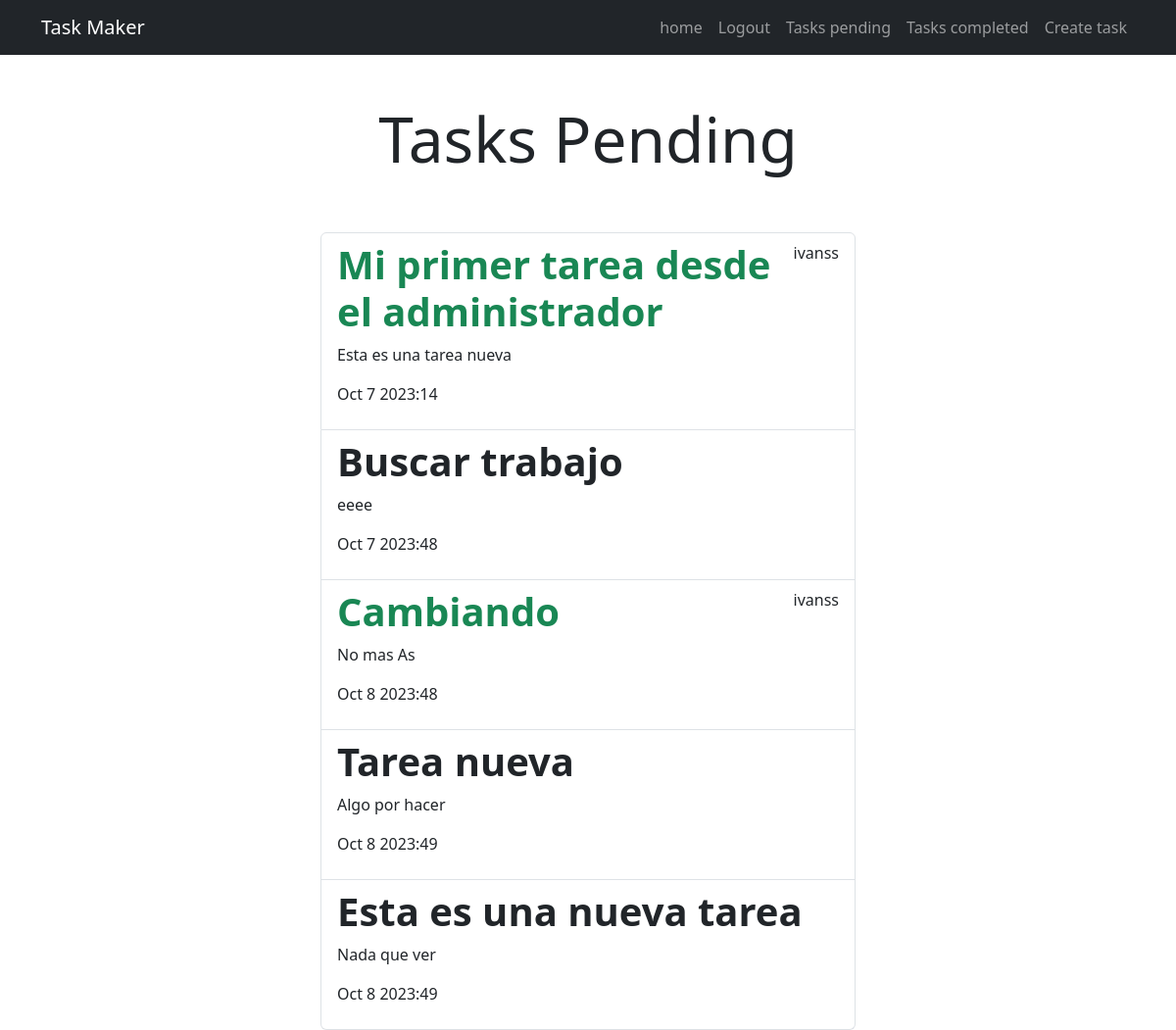
Screenshot of /tasks_completed/ (signed in) with the database file from the repository.
### tasks/models.py (models this page shows, shortened)
class Task(models.Model):
    title = models.CharField(max_length=100)
    description = models.TextField(blank=True)
    created = models.DateTimeField(auto_now_add=True)
    date_completed = models.DateTimeField(null=True, blank=True)
    important = models.BooleanField(default=False)
    user = models.ForeignKey(User, on_delete=models.CASCADE)

### tasks/views.py (the view)
# urls.py: path('tasks_completed/', views.tasks_completed, name="tasks_completed")
@login_required
def tasks_completed(request):
     tasks = Task.objects.filter(user=request.user, date_completed__isnull=False).order_by
     ('-datecomleted')
     return render(request,"tasks.html",{'tasks':
        tasks})

### tasks/templates/tasks.html (shortened to what this page needs)
{% extends 'base.html'%}
{% block content%}
<main class='container'>
    <div class='row'>
        <div class='col-md-6 offset-md-3'>
            <h1 class='text-center display-3 py-5'>Tasks Pending</h1>
<ul class='list-group'>
    {% for task in tasks%}
    <a class='list-group-item' href="{% url 'task_detail' task.id %}">
       <header class='d-flex justify-content-between'>
        {% if task.important %}
        <h1 class='fw-bold text-success'> {{task.title}} </h1>
        <p>{{task.user.username }}</p>
        {% else %}
        <h1 class="fw-bold">{{task.title}}</h1>
        {% endif %}
       </header>
        <p>{{task.description}} </p>
        <p>{{task.date_completed|date:'M j Y:i'}} </p>
       </a>
    {% endfor %}
</ul>
    </div>
</main>
{% endblock %}

### rows the page displays
Task: title "Mi primer tarea desde el administrador", user.username "ivanss", description "Esta es una tarea nueva", date_completed "Oct 7 2023:14"
Task: title "Buscar trabajo", description "eeee", date_completed "Oct 7 2023:48"
Task: title "Cambiando", user.username "ivanss", description "No mas As", date_completed "Oct 8 2023:48"
Task: title "Tarea nueva", description "Algo por hacer", date_completed "Oct 8 2023:49"
Task: title "Esta es una nueva tarea", description "Nada que ver", date_completed "Oct 8 2023:49"
